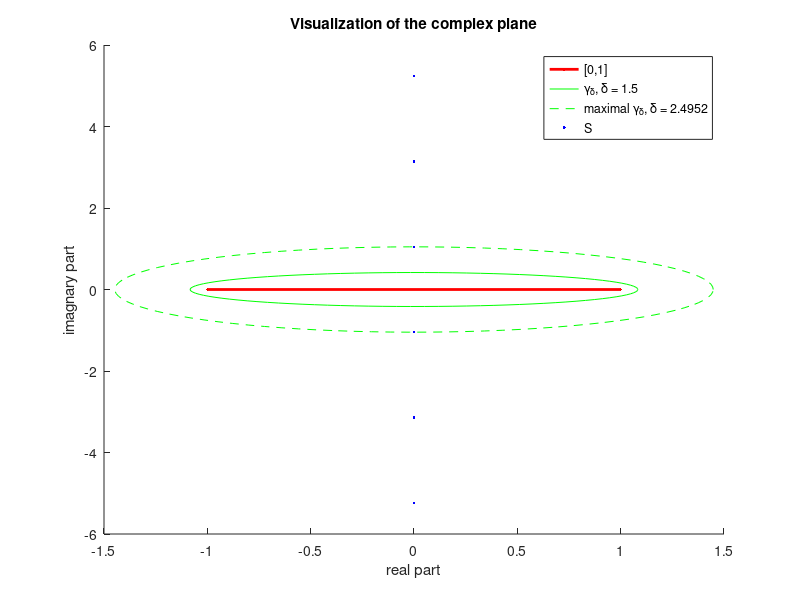

The MATLAB source for this figure: (Note: this script raises an error after producing the figure.)
%%%%%%%%%%%%%%%%%%%%%%%%%%%%%%%%%%%%%
%%% Some visualuzation (no subproblem)
%%%%%%%%%%%%%%%%%%%%%%%%%%%%%%%%%%%%%

% Visualize the complex plane, the path, the ellipse and the set S
thetas = linspace(0,2*pi);
rho = 1.5;
max_rho = exp(asinh(pi/3))

gamma = @(rho, theta) cos(theta - 1i*log(rho));
f = @(z) 1 ./ (1 + exp(-3*z));

n1 = 3;
S = 2/3*pi*(-(n1):(n1-1)) + pi / 3;
fS = exp(-3*S*1i) + 1; % Check if S*i is actually a zero of exp(-3z) +1

I = [-1,1];

hold on
plot(I,[0,0],'r.-','LineWidth',2);

Gamma = gamma(rho,thetas);
plot(real(Gamma), imag(Gamma),'g-');
Gamma = gamma(max_rho,thetas);
plot(real(Gamma), imag(Gamma),'g--');

plot(0,S,'b.');

legend('[0,1]','\gamma_\delta, \delta = 1.5','maximal \gamma_\delta, \delta = 2.4952', 'S')
title('Visualization of the complex plane')
xlabel('real part')
ylabel('imagnary part')
print -depsc '../PICTURES/ellipse.eps'

%%%%%%%%%%%%%%%%%%%%%%%%%%%%%%%%%%%%%
%%% Subproblem (iv)
%%%%%%%%%%%%%%%%%%%%%%%%%%%%%%%%%%%%%

N = 1000; % Discretization parameter
[m, rho] = cheby_approx(max_rho, N, f, gamma) % Approximate M

degrees = 1:20; % Test for degrees 1 to 20

% Theoretical upper bound computed for (iv)
%upper_bound = 2..^(-degrees)./(rho.^(degrees+1)-1)*m*sqrt(2*(1./max_rho^2 + max_rho^2)) / 2;
upper_bound = 1../(rho.^(degrees+1)-1)*m*sqrt(2*(1./max_rho^2 + max_rho^2));

% Compute the actual error for any degree
errInf = [];
for n = degrees

    % Cheby nodes and value of f at the nodes
    k = 0:n;
    t = cos((2*k + 1) / (2*(n+1)) * pi);
    y = f(t);
    
    % Evaluate the error at a couple of points
    x = linspace(-1,1);

    F = f(x);
    LnF = intpolyval(t,y,x);
    %LnF = polyval(polyfit(t,y,n),x);
    
    
    errInf = [errInf, max(abs(F - LnF))];
end

%%%%%%%%%%%%%%%%%%%%%%%%%%%%%%%%%%%%%
%%% Some visualization (no subproblem)
%%%%%%%%%%%%%%%%%%%%%%%%%%%%%%%%%%%%%

% Visualize Chebychev nodes
figure
plot(t,0,'bo');
title('Chebychev nodes')
xlabel('t')
print -depsc '../PICTURES/chebnodes.eps'

% Visualize f and interpolation of f, with deg 20
figure
plot(x,F,'r.--', x, LnF,'b-');
title('Function and its interpolant')
xlabel('t')
legend('f(t)', 'L_{20}(t)');
print -depsc '../PICTURES/interpolant.eps'

%%%%%%%%%%%%%%%%%%%%%%%%%%%%%%%%%%%%%
%%% Subproblem (v)
%%%%%%%%%%%%%%%%%%%%%%%%%%%%%%%%%%%%%

% Subproblem (v): comparison of our upper ound and acutal error
figure
semilogy(degrees, errInf, degrees, upper_bound);
title('Real and upper bound for L^\infty error')
xlabel('degree')
ylabel('L^\infty error')
legend('Computed error','Upper bound')
print -depsc '../PICTURES/error.eps'
